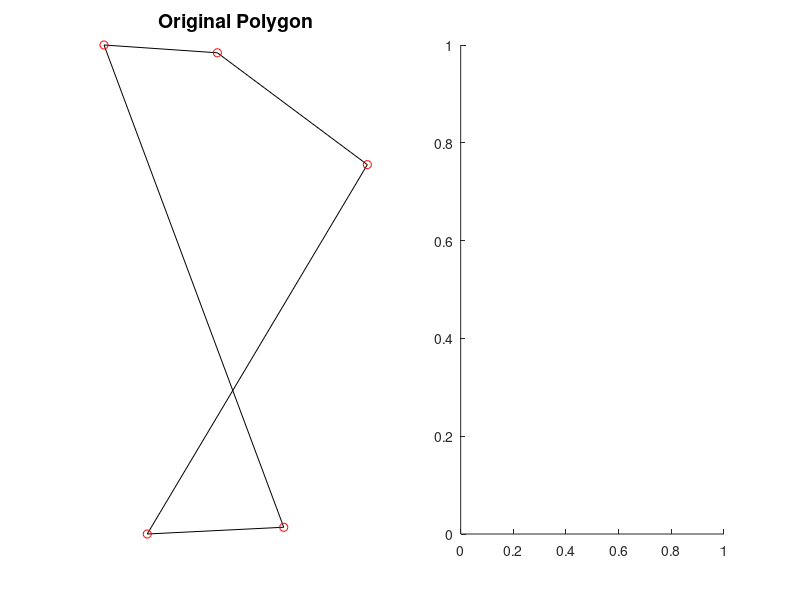

MATLAB code to generate this figure: (Note: this script raises an error after producing the figure.)
% Script Eg6_3
% Polygon Smoothing

% Initializations...
close all
n = input('Enter the number of polygon edges: ');
nSmoothings = input('Enter the number of smoothings: ');

% Generate and display a random polygon
x = rand(n,1); y = rand(n,1);
figure
set(gcf,'position',[100 100 1000 500])
subplot(1,2,1)
plot([x;x(1)],[y;y(1)],'k',x,y,'or')
axis tight off
title('Original Polygon','FontWeight','bold','FontSize',14)

% Repeatedly smooth and display the polygon...
for k=1:nSmoothings
    subplot(1,2,2)
    [x,y] = Smooth(x,y);
    plot([x ; x(1)],[y ; y(1)],'k',x,y,'or')
    axis tight off
    title(sprintf('After %d Smoothings',k), ...
          'FontWeight','bold','FontSize',14)
    pause(.1)
end


